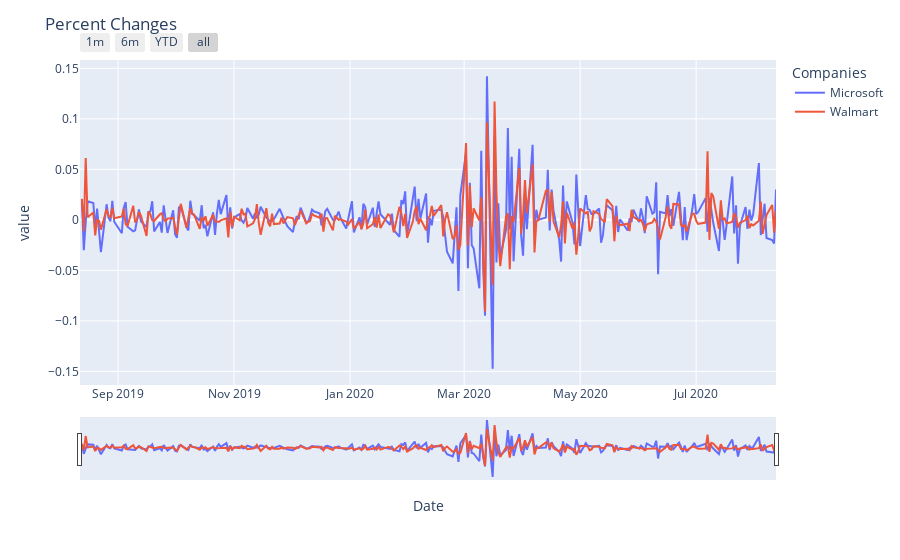

Notebook source saved alongside this figure:
### Code cell
stock_returns = data_together.pct_change()
fig_2 = px.line(stock_returns, x= stock_returns.index, y = stock_returns.columns)
fig_2.update_layout(
    title={
        'text': "Percent Changes"})
fig_2.update_xaxes(
    rangeslider_visible=True,
    rangeselector=dict(
        buttons=list([
            dict(count=1, label="1m", step="month", stepmode="backward"),
            dict(count=6, label="6m", step="month", stepmode="backward"),
            dict(count=1, label="YTD", step="year", stepmode="todate"),
            dict(step="all")
        ])
    ),
    showspikes = True
)

fig_2.update_layout(legend_title_text='Companies')
fig_2.show()
print('This graph displays the percent change for each stock on a daily basis. The percent change represents the returns for each stock')

### Figure 1 — Plotly figure (JSON) as saved in the notebook; plotly's stock layout.template omitted (floating-point values rounded to 4 significant figures; data arrays with more than 128 entries replaced by an {"elided": "..."} marker saying what was removed)
{"data": [{"hovertemplate": "variable=Microsoft<br>Date=%{x}<br>value=%{y}<extra></extra>", "legendgroup": "Microsoft", "line": {"color": "#636efa", "dash": "solid"}, "mode": "lines", "name": "Microsoft", "orientation": "v", "showlegend": true, "type": "scatter", "x": {"elided": "254 str values"}, "xaxis": "x", "y": {"elided": "254 float values"}, "yaxis": "y"}, {"hovertemplate": "variable=Walmart<br>Date=%{x}<br>value=%{y}<extra></extra>", "legendgroup": "Walmart", "line": {"color": "#EF553B", "dash": "solid"}, "mode": "lines", "name": "Walmart", "orientation": "v", "showlegend": true, "type": "scatter", "x": {"elided": "254 str values"}, "xaxis": "x", "y": {"elided": "254 float values"}, "yaxis": "y"}], "layout": {"legend": {"title": {"text": "Companies"}, "tracegroupgap": 0}, "margin": {"t": 60}, "title": {"text": "Percent Changes"}, "xaxis": {"anchor": "y", "domain": [0, 1], "rangeselector": {"buttons": [{"count": 1, "label": "1m", "step": "month", "stepmode": "backward"}, {"count": 6, "label": "6m", "step": "month", "stepmode": "backward"}, {"count": 1, "label": "YTD", "step": "year", "stepmode": "todate"}, {"step": "all"}]}, "rangeslider": {"visible": true}, "showspikes": true, "title": {"text": "Date"}}, "yaxis": {"anchor": "x", "domain": [0, 1], "title": {"text": "value"}}}}
